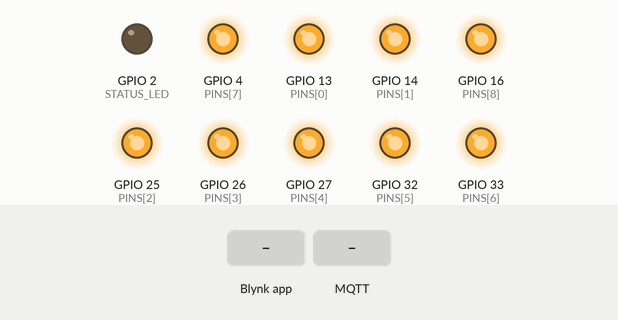
Bench run of a sketch on a simulated ESP32. Shown: output pins drawn as LEDs (lit = HIGH). Inputs (shaded band) come from the test bench. WiFi joins after 1.5 s; servers stay silent unless stated; random numbers use the default seed unless the sketch sets one; EEPROM starts erased; no MQTT or app messages arrive unless stated; what the sketch prints to the serial monitor is not drawn.

Above: at 2.27 s.
3.1 s: Blynk app writes 1 to V0
At 4.9 s:
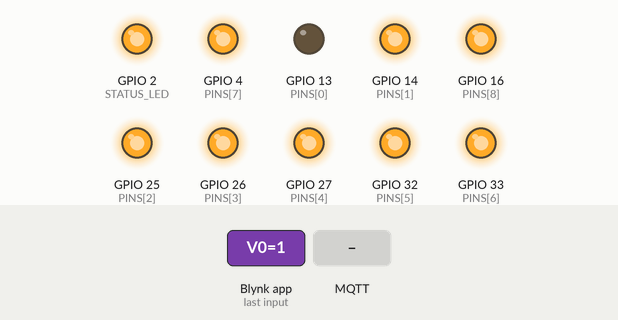
6.0 s: Blynk app writes 1 to V1
At 6.3 s:
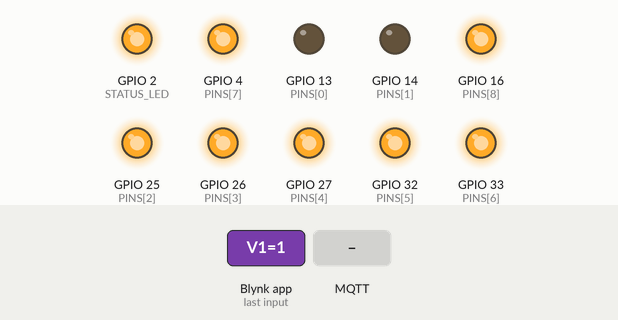
7.5 s: MQTT message "0" arrives on the first subscribed topic
At 8.7 s:
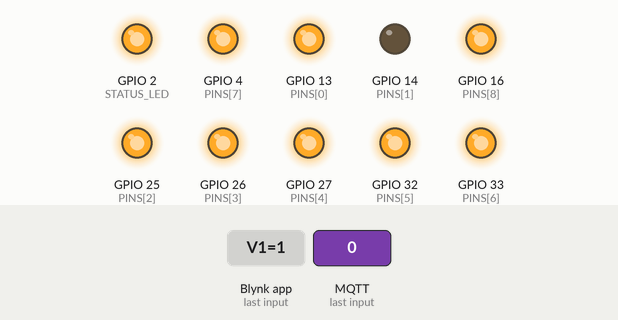
9.0 s: Blynk app writes 1 to V2
At 9.7 s:
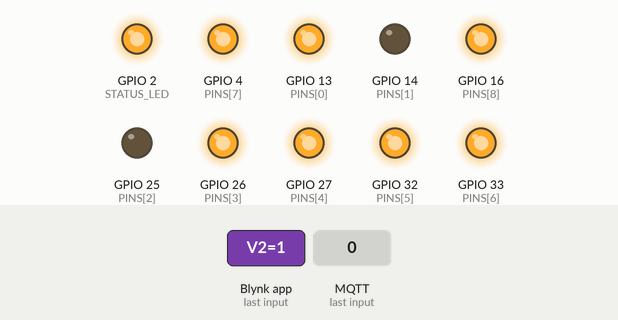
10.5 s: MQTT message "5" arrives on the first subscribed topic
At 11.0 s:
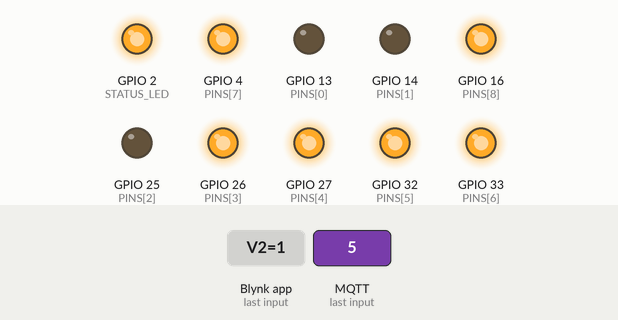
12.0 s: Blynk app writes 0 to V1
At 13.2 s:
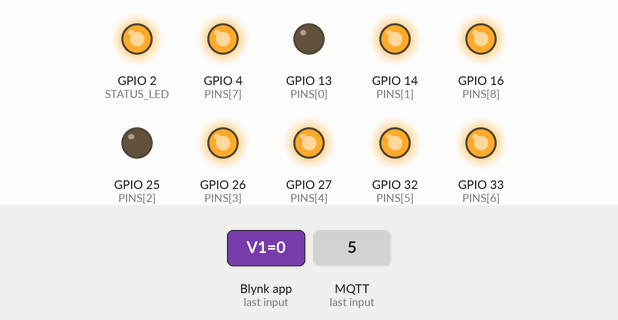
Timing chart, 0 to 14.5 s (numbered marks = the images above; inputs shaded):
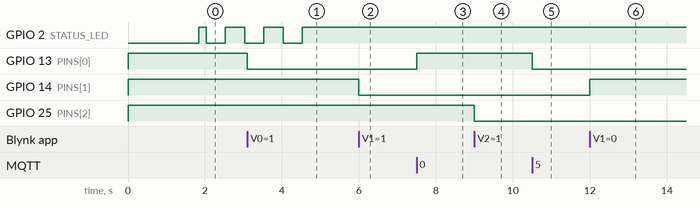

Measured:
- after the input at 3.1 s, GPIO 13 (PINS[0]): HIGH → LOW at once
- after the input at 6.0 s, GPIO 14 (PINS[1]): HIGH → LOW at once
- after the input at 7.5 s, GPIO 13 (PINS[0]): LOW → HIGH at once
- after the input at 9.0 s, GPIO 25 (PINS[2]): HIGH → LOW at once
- after the input at 10.5 s, GPIO 13 (PINS[0]): HIGH → LOW at once
- after the input at 12.0 s, GPIO 14 (PINS[1]): LOW → HIGH at once

The sketch:

brighthaven_esp32_mqtt.ino
```cpp
/*
 * ╔══════════════════════════════════════════════════════════════════════════════╗
 * ║                  BrightHaven — ESP32 Ultimate Edition                        ║
 * ║                 (Blynk + MQTT + Instant Flash Memory)                        ║
 * ╠══════════════════════════════════════════════════════════════════════════════╣
 * ║ VIRTUAL PIN │ DEVICE NAME        │ ESP32 GPIO │ DEVKIT V1 PHYSICAL PIN (30p) ║
 * ╟─────────────┼────────────────────┼────────────┼──────────────────────────────╢
 * ║     V0      │ Main Room Fan      │  GPIO 13   │ Left Side, Pin 13  (D13)     ║
 * ║     V1      │ Main Room Light    │  GPIO 14   │ Left Side, Pin 11  (D14)     ║
 * ║     V2      │ Main Room TV       │  GPIO 25   │ Left Side, Pin 8   (D25)     ║
 * ║     V3      │ Main Room WiFi     │  GPIO 26   │ Left Side, Pin 9   (D26)     ║
 * ║     V4      │ Bedroom1 Fan       │  GPIO 27   │ Left Side, Pin 10  (D27)     ║
 * ║     V5      │ Bedroom1 Light     │  GPIO 32   │ Left Side, Pin 6   (D32)     ║
 * ║     V6      │ Bedroom1 AC        │  GPIO 33   │ Left Side, Pin 7   (D33)     ║
 * ║     V7      │ Bedroom1 TV        │  GPIO 4    │ Right Side, Pin 10 (D4)      ║
 * ║     V8      │ Bedroom1 Geyser    │  GPIO 16   │ Right Side, Pin 9  (RX2)     ║
 * ╚══════════════════════════════════════════════════════════════════════════════╝
 * Note: "Left" side is the antenna at the top, USB at the bottom.
 */

#define BLYNK_TEMPLATE_ID "TMPL3n_dCuyOY"
#define BLYNK_TEMPLATE_NAME "BrightHaven1"
#define BLYNK_AUTH_TOKEN "_o11JtMRBfA3QCLcvdpw7YpHKWGpBIcp"

#include <WiFi.h>
#include <BlynkSimpleEsp32.h>
#include <PubSubClient.h>
#include <Preferences.h> // Library to save state to flash memory

const char* WIFI_SSID = "MK";
const char* WIFI_PASS = "9712418203";

// MQTT Broker Settings
const char* mqtt_broker = "broker.hivemq.com";
const int mqtt_port = 1883;
const char* mqtt_topic_prefix = "brighthaven1/relay/";

// Status LED Pin (ESP32 Built-in Blue LED is GPIO2)
#define STATUS_LED 2

// Safe ESP32 GPIO Pin Map
const int PINS[] = { 13, 14, 25, 26, 27, 32, 33, 4, 16 };
#define NUM_PINS 9

BlynkTimer timer;
WiFiClient espClient;
PubSubClient mqttClient(espClient);
Preferences preferences; // Create preferences object to handle flash memory

// --- Helper to set relay state (Active LOW logic) ---
void setRelay(int index, int state, String source) {
  if (index < 0 || index >= NUM_PINS) return;

  // state 1 (App/MQTT ON) -> LOW (Relay ON)
  // state 0 (App/MQTT OFF) -> HIGH (Relay OFF)
  digitalWrite(PINS[index], state ? LOW : HIGH);

  // Save the new state instantly to ESP32 Flash Memory
  preferences.putInt(String(index).c_str(), state);

  Serial.printf("[Relay Update] V%d on GPIO%d is now %s (Source: %s)\n",
                index, PINS[index], state ? "ON" : "OFF", source.c_str());

  // Publish state to MQTT
  if (mqttClient.connected()) {
    String stateTopic = String(mqtt_topic_prefix) + index + "/state";
    mqttClient.publish(stateTopic.c_str(), state ? "1" : "0", true);
  }
}

// --- Status LED Control ---
void updateStatusLED() {
  bool isFullyConnected = (WiFi.status() == WL_CONNECTED) && Blynk.connected() && mqttClient.connected();

  if (isFullyConnected) {
    digitalWrite(STATUS_LED, HIGH); // Solid ON when fully connected
  } else {
    int currentState = digitalRead(STATUS_LED);
    digitalWrite(STATUS_LED, !currentState); // Blink when disconnected
  }
}

// --- MQTT Callback ---
void mqttCallback(char* topic, byte* payload, unsigned int length) {
  String topicStr = String(topic);
  String msg = "";
  for (unsigned int i = 0; i < length; i++) {
    msg += (char)payload[i];
  }

  Serial.printf("[MQTT] Command arrived: %s, payload: %s\n", topic, msg.c_str());

  if (topicStr.startsWith(mqtt_topic_prefix) && topicStr.endsWith("/set")) {
    int indexStart = String(mqtt_topic_prefix).length();
    int indexEnd = topicStr.lastIndexOf("/");
    String indexStr = topicStr.substring(indexStart, indexEnd);
    int relayIndex = indexStr.toInt();

    int newState = msg.toInt();

    setRelay(relayIndex, newState, "MQTT");
    Blynk.virtualWrite(V0 + relayIndex, newState); // Keep Blynk App UI updated
  }
}

// --- MQTT Reconnect Routine ---
void reconnectMQTT() {
  static unsigned long lastReconnectAttempt = 0;
  if (!mqttClient.connected()) {
    unsigned long now = millis();
    if (now - lastReconnectAttempt > 5000) {
      lastReconnectAttempt = now;
      Serial.print("[MQTT] Attempting connection...");

      String clientId = "BrightHaven-ESP32-";
      clientId += String(random(0xffff), HEX);

      if (mqttClient.connect(clientId.c_str())) {
        Serial.println(" connected ✅");
        String subTopic = String(mqtt_topic_prefix) + "+/set";
        mqttClient.subscribe(subTopic.c_str());
      } else {
        Serial.printf(" failed, rc=%d. Retrying later...\n", mqttClient.state());
      }
    }
  }
}

void setup() {
  Serial.begin(115200);
  Serial.println("\n[BrightHaven] ESP32 System Starting...");

  pinMode(STATUS_LED, OUTPUT);
  digitalWrite(STATUS_LED, LOW); // Start with Blue LED OFF

  // 1. Open Flash Memory namespace "brighthaven" (false = read/write mode)
  preferences.begin("brighthaven", false);

  // 2. Initialize Relays based on LAST SAVED STATE from flash memory
  for (int i = 0; i < NUM_PINS; i++) {
    // Read saved state. If it's the very first boot, default to 0 (App OFF)
    int savedState = preferences.getInt(String(i).c_str(), 0);

    // Safety check: Ensure the pin is set HIGH (OFF) before turning it ON if needed
    digitalWrite(PINS[i], HIGH);
    pinMode(PINS[i], OUTPUT);

    // Set the physical pin to match the saved state
    digitalWrite(PINS[i], savedState ? LOW : HIGH);

    Serial.printf("Restored V%d (GPIO %d) to %s from memory\n", i, PINS[i], savedState ? "ON" : "OFF");
  }

  // Set a timer to update the LED status every 500ms
  timer.setInterval(500L, updateStatusLED);

  // Connect to WiFi and Blynk
  Serial.println("[System] Connecting to WiFi...");
  Blynk.begin(BLYNK_AUTH_TOKEN, WIFI_SSID, WIFI_PASS);

  Serial.println("[System] WiFi Connected!");
  Serial.print("[System] IP Address: ");
  Serial.println(WiFi.localIP());

  // Setup MQTT
  mqttClient.setServer(mqtt_broker, mqtt_port);
  mqttClient.setCallback(mqttCallback);
}

void loop() {
  Blynk.run();
  timer.run();

  if (WiFi.status() == WL_CONNECTED) {
    if (!mqttClient.connected()) {
      reconnectMQTT();
    }
    mqttClient.loop();
  }
}

// --- Blynk Pin Mappings ---
BLYNK_WRITE(V0) { setRelay(0, param.asInt(), "Blynk"); }
BLYNK_WRITE(V1) { setRelay(1, param.asInt(), "Blynk"); }
BLYNK_WRITE(V2) { setRelay(2, param.asInt(), "Blynk"); }
BLYNK_WRITE(V3) { setRelay(3, param.asInt(), "Blynk"); }
BLYNK_WRITE(V4) { setRelay(4, param.asInt(), "Blynk"); }
BLYNK_WRITE(V5) { setRelay(5, param.asInt(), "Blynk"); }
BLYNK_WRITE(V6) { setRelay(6, param.asInt(), "Blynk"); }
BLYNK_WRITE(V7) { setRelay(7, param.asInt(), "Blynk"); }
BLYNK_WRITE(V8) { setRelay(8, param.asInt(), "Blynk"); }

BLYNK_CONNECTED() {
  Serial.println("[Blynk] Cloud Connection Established ✅");

  // Push our actual flash memory states up to the app so the UI matches reality.
  for(int i = 0; i < NUM_PINS; i++) {
     int savedState = preferences.getInt(String(i).c_str(), 0);
     Blynk.virtualWrite(V0 + i, savedState);
  }
}
```
